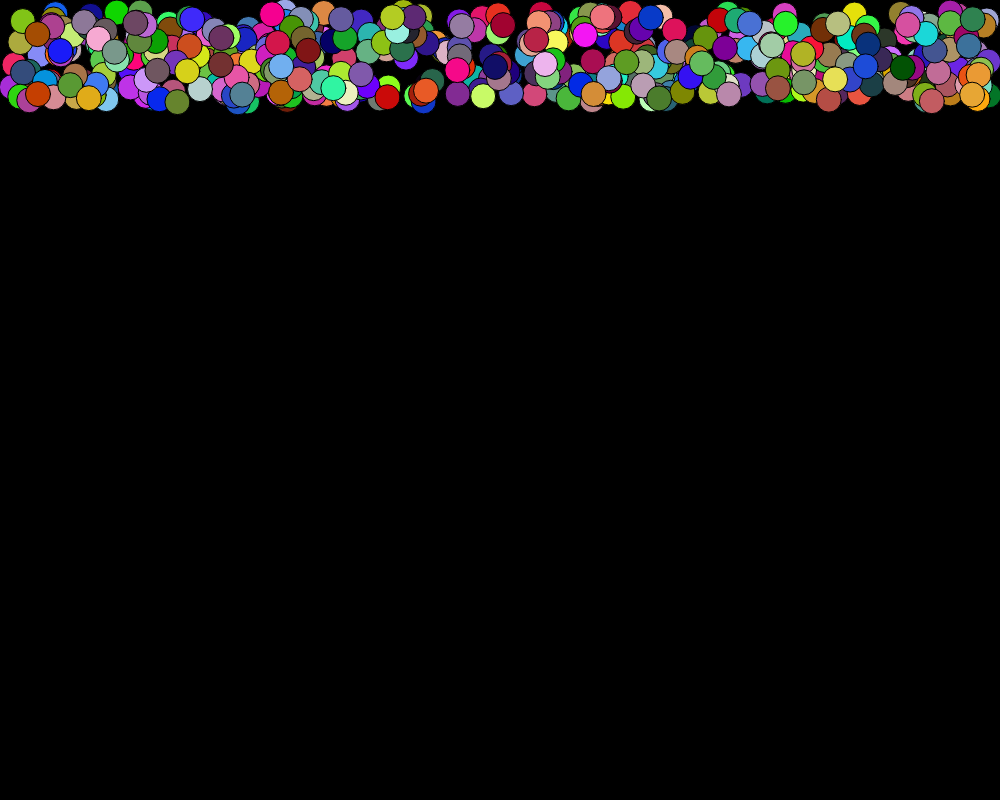
Frame 1 (no input)
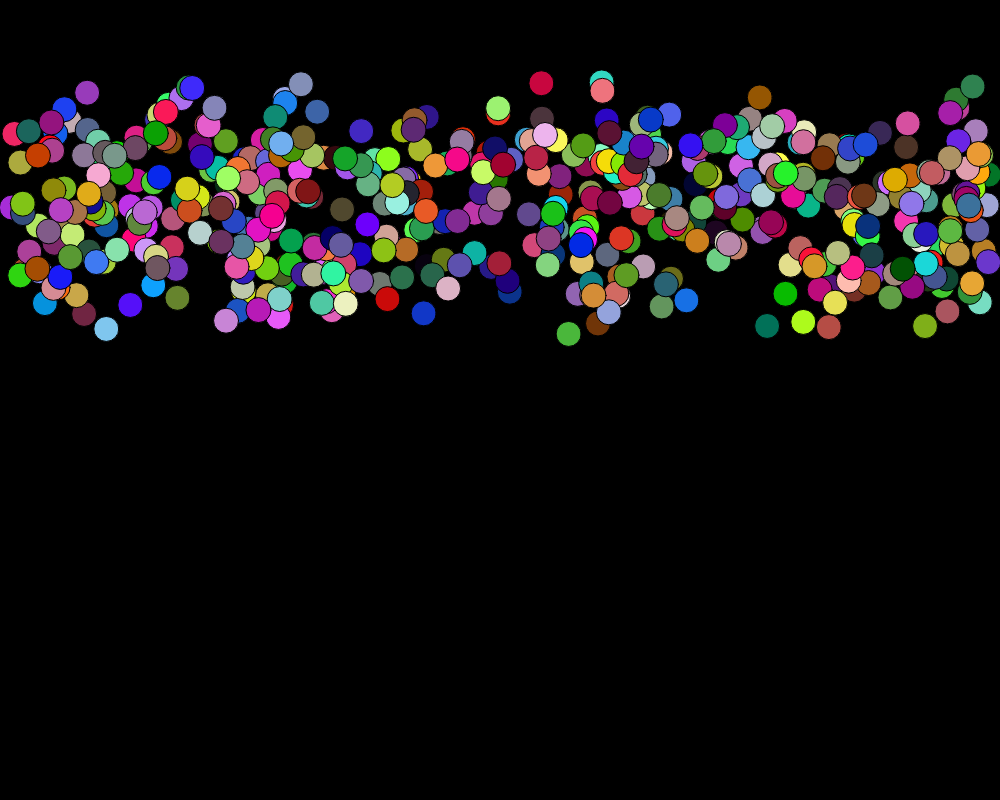
Frame 60 (no input)
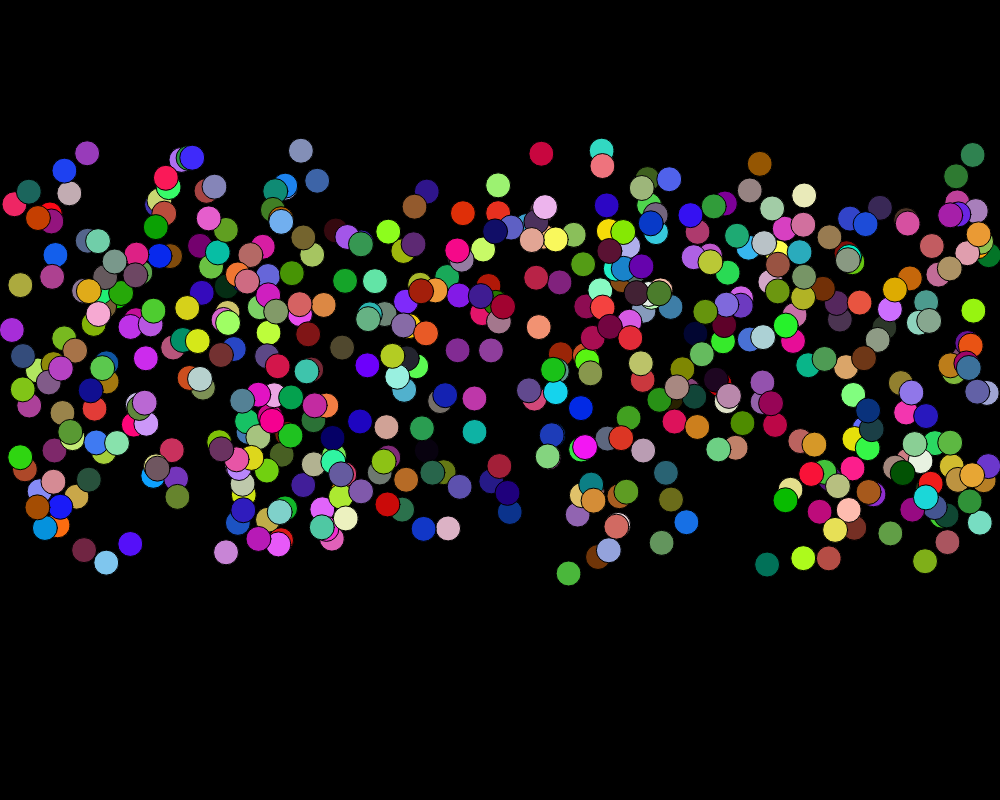
Frame 120 (the mouse pressed at the canvas centre since frame 60)

The p5.js sketch that drew these frames (run headless with seeded random() and noise() and a simulated clock; from frame 60 on, the mouse is pressed at the canvas centre):

// p5.js sketch
// ── sketch.js

let count = 500 //defined and undefined variables 
let xS = []
let yS = []
let clr = []
let vel = []
let d = 25

function setup() {// by putting clr in setup makes it static otherwise in draw that would change
    createCanvas(1000, 800)
    background("black")
    
    for(let i=0; i<count; i++){
        xS.push(random(10,990))
        yS.push(random(10,100))
        clr.push(getRandomColor())
        vel.push(random(1,4))
    }
}

function draw() {
    background("black")
    yS = incimentArray(yS, vel)

    for (let i = 0; i < xS.length; i++) {
        fill(clr[i])// why it does not cause color change?
        ellipse(xS[i], yS[i], d)
    }
}

function incimentArray(arr, vel){ //do not understand

    for(let i=0; i<arr.length; i++){
        arr[i]+=vel[i]
    }
    return arr;
}

function getRandomColor() {   // creating function for getting random values for r g b to get colo
    let r = int(random(0, 255))
    let g = int(random(0, 255))
    let b = int(random(0, 255))

    let colo = "rgb(" + r + ", " + g + "," + b + ")"// do not understand + + and ""
    return colo;

}
